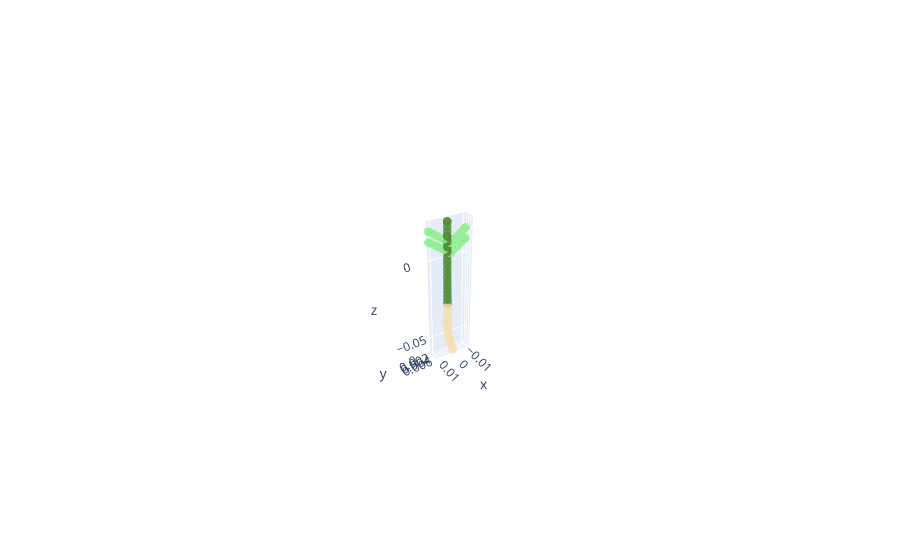

The notebook cell this image was saved under:
### Markdown cell above
### 5.2.2Let's change the la to see what will happen?
la is the stem top without branches

### Code cell
name = 'testXML'
change_parameter('testXML', 'testXML', 'stem', '1', 'la', 'value','2')
smallplant = CPlantBox(name, time, name) # make a plant object in python
fig = visual_plant(smallplant)    
fig.show()
